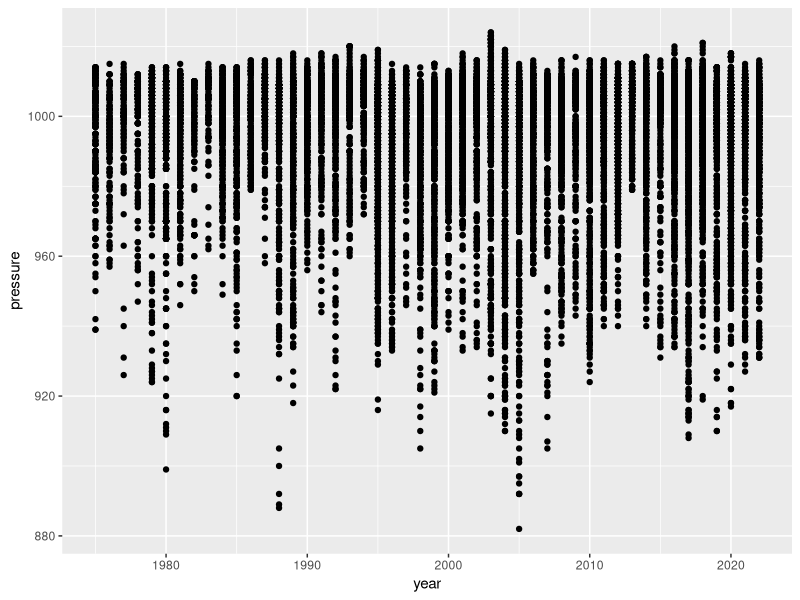

R code for this plot:
## ---- chunk 1
library(tidyverse)
## ---- chunk 2
storms %>%
  ggplot()+
  geom_point(aes(x = year, y = pressure))
